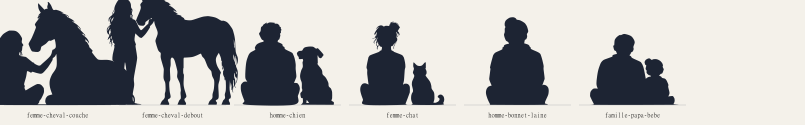
#> input picture travaux/ombres/scripts-precedents/ombres2/planche-3.png, 1610 x 250 px (shown at 1/2 size)
$ python decoupe4.py ombres2/planche-3.png ombres2/planche-4.png
#> lines starting #> are read from the running program, lines starting #| are printed output that depends on the picture; after the words box and inside, x2 and y2 are one past the last pixel; in counts of white or black regions, pixels touching at a corner belong together
"""3e planche d'Alexandra (27/11 au soir) : seulement les 6 scènes qui ne
font pas doublon avec la 2e planche. Fond blanc, ombre portée au sol (retirée :
on coupe les 8 dernières lignes de chaque rangée)."""
import json
import sys

import numpy as np
from PIL import Image
from scipy import ndimage
from skimage import measure

SRC, SORTIE = sys.argv[1], sys.argv[2]
img = np.asarray(Image.open(SRC).convert('L')).astype(float)
noir = img < 110
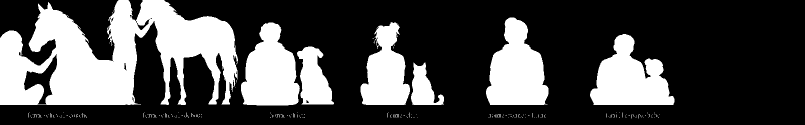
#> noir: shape (250, 1610) bool (shown at 1/2 size); 30% white; 225 white regions (216 under 20 px), largest, box (x1, y1, x2, y2) and area: (0, 0, 476, 210) 58402, (972, 35, 1097, 210) 14576, (1180, 68, 1349, 210) 14448
OMBRE = 8

# (id, groupe, nom, x0, x1, haut de la rangée, bas de la rangée)
SCENES = [
    ('femme-queue-de-cheval', 'seul', 'Femme à la queue de cheval', 1405, 1503, 14, 191),
    ('enfant-casquette', 'seul', 'Enfant à casquette', 36, 127, 210, 354),
    ('fillette-couettes', 'seul', 'Fillette à couettes', 169, 254, 210, 354),
    ('fillette-cheveux-longs', 'seul', 'Fillette aux cheveux longs', 434, 518, 210, 354),
    ('fillette-chignon', 'seul', 'Fillette au chignon', 677, 757, 210, 354),
    ('famille-quatre', 'famille', 'Famille de quatre', 1070, 1310, 210, 354),
    ('femme-petit-chien', 'animal', 'Femme et petit chien', 31, 169, 381, 523),
    ('homme-petit-chien', 'animal', 'Homme et petit chien', 216, 362, 381, 523),
    ('homme-grand-chien', 'animal', 'Homme et grand chien', 1140, 1295, 381, 523),
    ('chien-et-cheval', 'animal', 'Chien et cheval', 489, 658, 689, 832),
    ('fillette-cheval', 'animal', 'Fillette et cheval', 907, 1088, 689, 832),
    ('deux-enfants-chien', 'animal', 'Deux enfants et un chien', 1126, 1325, 689, 832),
    ('famille-maman-montre-ciel', 'famille', 'Maman et enfant qui montre le ciel', 686, 834, 862, 1000),
    ('famille-papa-ado', 'famille', 'Papa et ado', 891, 1050, 862, 1000),
    ('femme-chat-chien', 'animal', 'Femme, chat et chien', 1326, 1506, 862, 1000),
]
# Échelle : les adultes seuls de la 1re rangée = 90 cm assis.
SEULS = [(34, 169), (206, 336), (384, 475), (514, 638), (680, 800), (840, 933), (975, 1096), (1118, 1239), (1261, 1381), (1405, 1503)]
hauteurs = []
for a, b in SEULS:
    m = noir[14:191 - OMBRE, a:b]
    ys = np.nonzero(m.any(axis=1))[0]
#> (the run stopped early here; a loop or call above may not have finished)

$ run again, on travaux/ombres/scripts-precedents/ombres2/planche-animaux.png
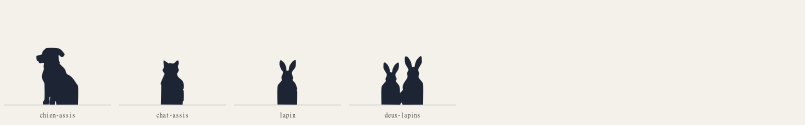
#> input picture travaux/ombres/scripts-precedents/ombres2/planche-animaux.png, 1610 x 250 px (shown at 1/2 size)
#> `noir = img < 110`:
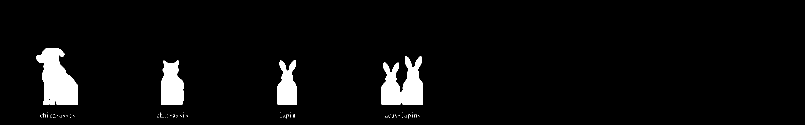
#> noir: shape (250, 1610) bool (shown at 1/2 size); 4.3% white; 79 white regions (75 under 20 px), largest, box (x1, y1, x2, y2) and area: (73, 96, 156, 209) 6053, (763, 112, 846, 209) 5375, (322, 121, 368, 209) 3217, (555, 120, 594, 209) 2567

$ run again, on travaux/ombres/scripts-precedents/ombres2/planche-traces.png
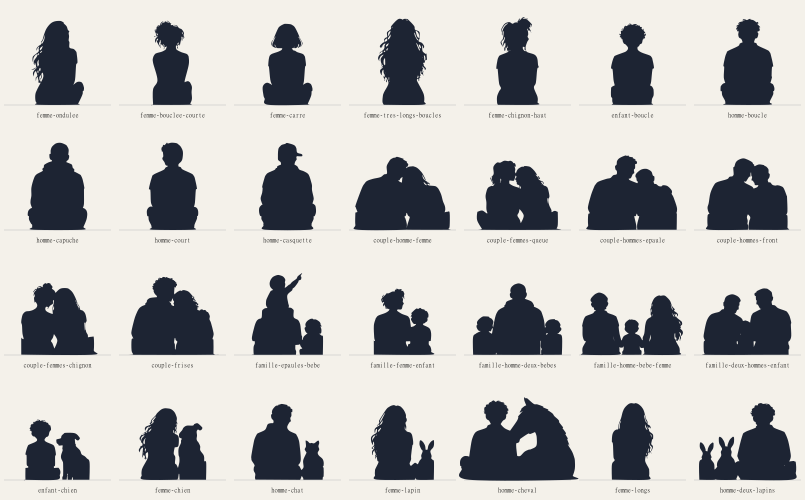
#> input picture travaux/ombres/scripts-precedents/ombres2/planche-traces.png, 1610 x 1000 px (shown at 1/2 size)
#> `noir = img < 110`:
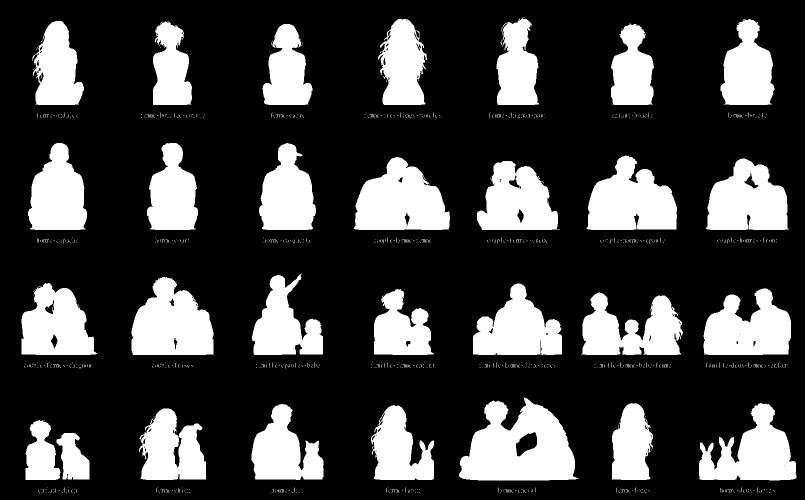
#> noir: shape (1000, 1610) bool (shown at 1/2 size); 24.8% white; 1063 white regions (1030 under 20 px), largest, box (x1, y1, x2, y2) and area: (918, 795, 1157, 961) 25734, (707, 314, 900, 460) 19371, (263, 554, 428, 710) 18587
